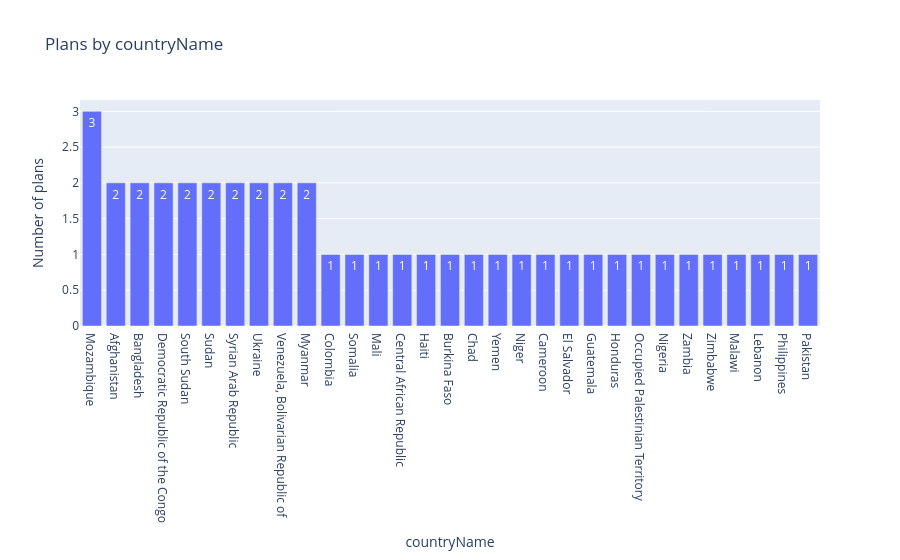
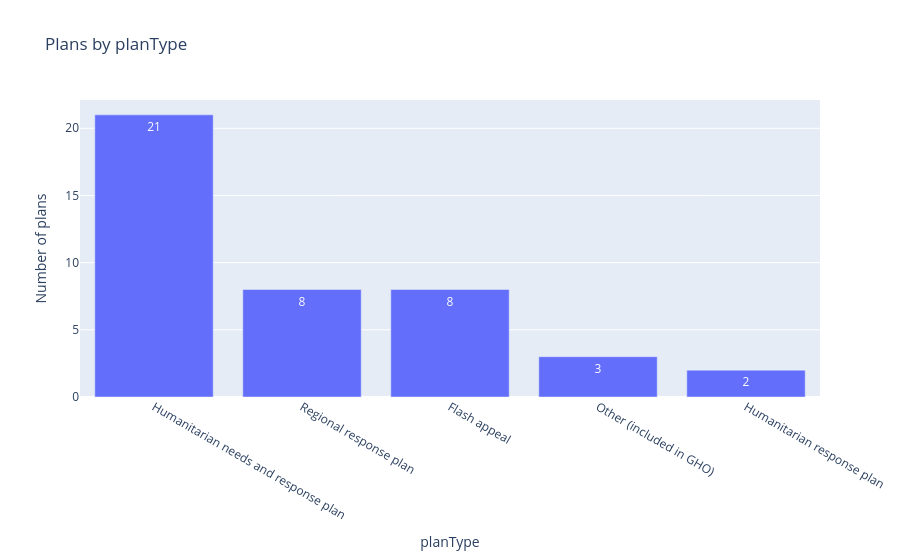
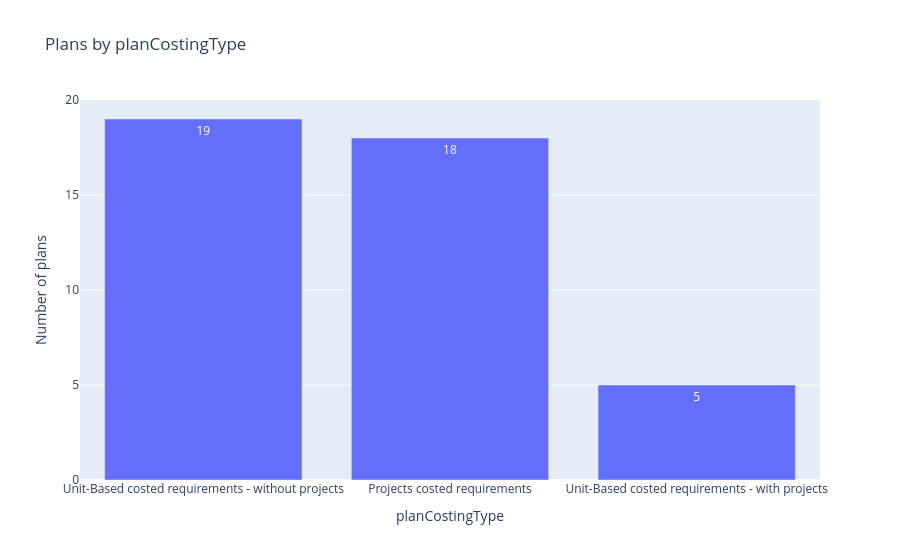

Write notebook code for charts like these, in order.
### Markdown cell above
#### Visualize categorical variables

### Code cell
for col in ['countryName', 'planType', 'planCostingType']:
    barplot_func(col)

### Figure 1 — Plotly figure (JSON) as saved in the notebook; plotly's stock layout.template omitted (floating-point values rounded to 4 significant figures)
{"data": [{"hovertemplate": "countryName=%{x}<br>Number of plans=%{y}<extra></extra>", "legendgroup": "", "marker": {"color": "#636efa", "pattern": {"shape": ""}}, "name": "", "orientation": "v", "showlegend": false, "textposition": "auto", "texttemplate": "%{y}", "type": "bar", "x": ["Mozambique", "Afghanistan", "Bangladesh", "Democratic Republic of the Congo", "South Sudan", "Sudan", "Syrian Arab Republic", "Ukraine", "Venezuela, Bolivarian Republic of", "Myanmar", "Colombia", "Somalia", "Mali", "Central African Republic", "Haiti", "Burkina Faso", "Chad", "Yemen", "Niger", "Cameroon", "El Salvador", "Guatemala", "Honduras", "Occupied Palestinian Territory", "Nigeria", "Zambia", "Zimbabwe", "Malawi", "Lebanon", "Philippines", "Pakistan"], "xaxis": "x", "y": [3, 2, 2, 2, 2, 2, 2, 2, 2, 2, 1, 1, 1, 1, 1, 1, 1, 1, 1, 1, 1, 1, 1, 1, 1, 1, 1, 1, 1, 1, 1], "yaxis": "y"}], "layout": {"barmode": "relative", "legend": {"tracegroupgap": 0}, "title": {"text": "Plans by countryName"}, "xaxis": {"anchor": "y", "domain": [0, 1], "title": {"text": "countryName"}}, "yaxis": {"anchor": "x", "domain": [0, 1], "title": {"text": "Number of plans"}}}}

### Figure 2 — Plotly figure (JSON) as saved in the notebook; plotly's stock layout.template omitted (floating-point values rounded to 4 significant figures)
{"data": [{"hovertemplate": "planType=%{x}<br>Number of plans=%{y}<extra></extra>", "legendgroup": "", "marker": {"color": "#636efa", "pattern": {"shape": ""}}, "name": "", "orientation": "v", "showlegend": false, "textposition": "auto", "texttemplate": "%{y}", "type": "bar", "x": ["Humanitarian needs and response plan", "Regional response plan", "Flash appeal", "Other (included in GHO)", "Humanitarian response plan"], "xaxis": "x", "y": [21, 8, 8, 3, 2], "yaxis": "y"}], "layout": {"barmode": "relative", "legend": {"tracegroupgap": 0}, "title": {"text": "Plans by planType"}, "xaxis": {"anchor": "y", "domain": [0, 1], "title": {"text": "planType"}}, "yaxis": {"anchor": "x", "domain": [0, 1], "title": {"text": "Number of plans"}}}}

### Figure 3 — Plotly figure (JSON) as saved in the notebook; plotly's stock layout.template omitted (floating-point values rounded to 4 significant figures)
{"data": [{"hovertemplate": "planCostingType=%{x}<br>Number of plans=%{y}<extra></extra>", "legendgroup": "", "marker": {"color": "#636efa", "pattern": {"shape": ""}}, "name": "", "orientation": "v", "showlegend": false, "textposition": "auto", "texttemplate": "%{y}", "type": "bar", "x": ["Unit-Based costed requirements - without projects", "Projects costed requirements", "Unit-Based costed requirements - with projects"], "xaxis": "x", "y": [19, 18, 5], "yaxis": "y"}], "layout": {"barmode": "relative", "legend": {"tracegroupgap": 0}, "title": {"text": "Plans by planCostingType"}, "xaxis": {"anchor": "y", "domain": [0, 1], "title": {"text": "planCostingType"}}, "yaxis": {"anchor": "x", "domain": [0, 1], "title": {"text": "Number of plans"}}}}
